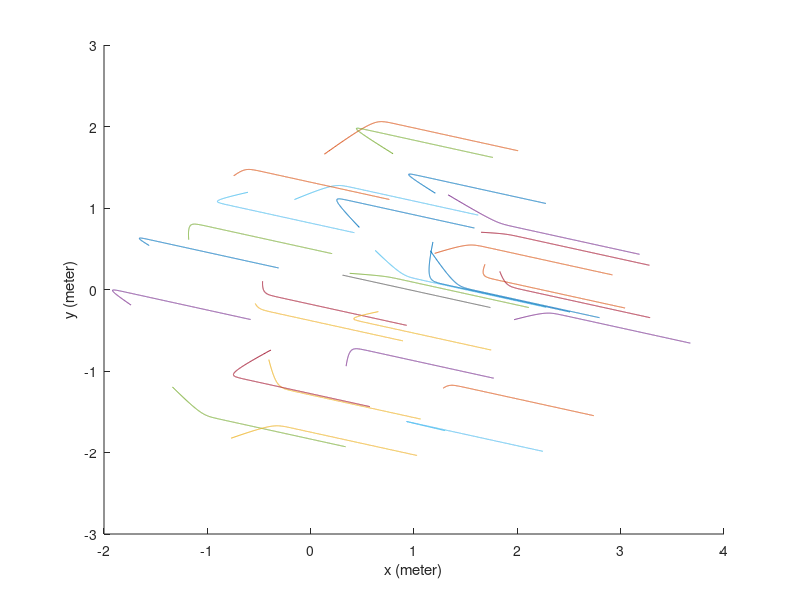
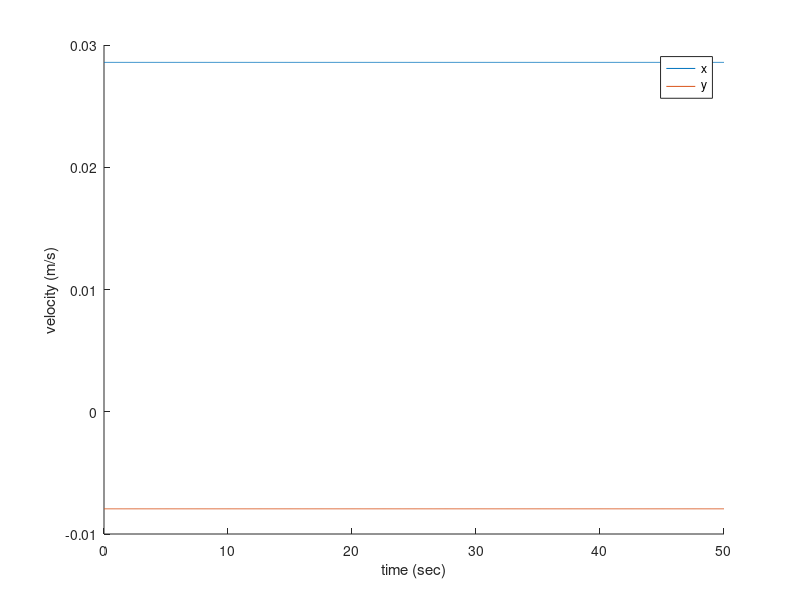

MATLAB code to generate these figures, in order: (Note: this script raises an error after producing the figures.)
close all; clear all; clc;

rng(1337); % set seed

N = 30; k = 10;
T = 50; dt = 0.02;
K = ones(N, N);
% initial state
xmin = -2; xmax = 2;
vmin = -0.5; vmax = 0.5;
xs = xmin + (xmax - xmin).*rand(N,2);
vs = vmin + (vmax - vmin).*rand(N,2);
state = [xs, vs];

%% (a) fully-connected network
t_history = [];
state_history = {};
com_history = [];
for t = 0:dt:T
    % control inputs
    state_dot = zeros(N,4);
    for i = 1:N
        xi_dot = state(i,3:4);
        vi_dot = zeros(1,2);
        for j = 1:N
            vi_dot = vi_dot + K(i,j)/N.*(state(j,3:4) - state(i,3:4));
        end
        state_dot(i,1:2) = xi_dot;
        state_dot(i,3:4) = vi_dot;
    end
    % save for later
    t_history = [t_history; t];
    state_history{end + 1} = state;
    com_history = [com_history; mean(state)];
    % run system for dt
    state = state + dt.*state_dot;
end

figure('name', 'trajectories');
hold on;
% plot individual trajectories
for i = 1:N
    pos = [];
    for t = 1:length(state_history)
        pos = [pos; state_history{t}(i,1:2)];
    end
    plot(pos(:,1),pos(:,2));
end
% plot COM trajectory
plot(com_history(:,1),com_history(:,2),'--k');
xlabel('x (meter)');
ylabel('y (meter)');

figure('name', 'COM velocity');
hold on;
plot(t_history, com_history(:,3));
plot(t_history, com_history(:,4));
legend('x', 'y');
xlabel('time (sec)');
ylabel('velocity (m/s)');

%% (b) locally-connected network
t_history = [];
state_history = {};
com_history = [];
for t = 0:dt:T
    % distance between agents
    dij = zeros(N,N);
    for i = 1:N
        for j = 1:N
            dij(i,j) = sqrt(sum((state(i,1:2) - state(j,1:2)).^2));
        end
    end
    % control inputs
    state_dot = zeros(N,4);
    for i = 1:N
        xi_dot = state(i,3:4);
        vi_dot = zeros(1,2);
        dist2js = zeros(N,1);
        [vals, idxs] = mink(dij(i,:),k+1);
        for j = idxs 
            vi_dot = vi_dot + K(i,j)/N.*(state(j,3:4) - state(i,3:4));
        end
        state_dot(i,1:2) = xi_dot;
        state_dot(i,3:4) = vi_dot;
    end
    % save for later
    t_history = [t_history; t];
    state_history{end + 1} = state;
    com_history = [com_history; mean(state)];
    % run system for dt
    state = state + dt.*state_dot;
end

figure('name', 'trajectories');
hold on;
% plot individual trajectories
for i = 1:N
    pos = [];
    for t = 1:length(state_history)
        pos = [pos; state_history{t}(i,1:2)];
    end
    plot(pos(:,1),pos(:,2));
end
% plot COM trajectory
plot(com_history(:,1),com_history(:,2),'--k');
xlabel('x (meter)');
ylabel('y (meter)');

figure('name', 'COM velocity');
hold on;
plot(t_history, com_history(:,3));
plot(t_history, com_history(:,4));
legend('x', 'y');
xlabel('time (sec)');
ylabel('velocity (m/s)');